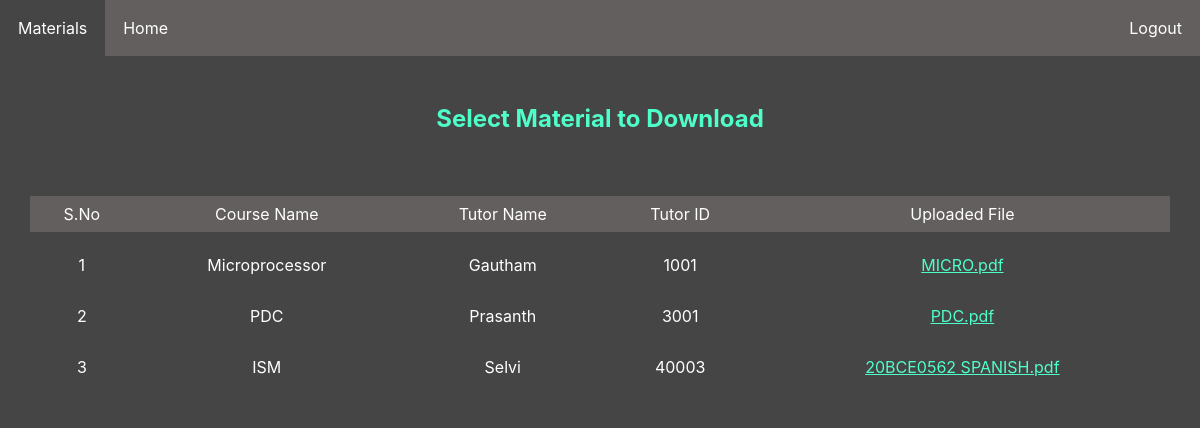
/student/materials.php, run on the app's committed database.
### tables this page shows
CREATE TABLE `materials` (
  `coursename` varchar(30) NOT NULL,
  `tutorname` varchar(30) NOT NULL,
  `filename` varchar(60) NOT NULL,
  `tutorid` int(10) NOT NULL
);

### student/materials.php (the view, shortened to what this page needs)
<!DOCTYPE html>
<html lang="en">
<head>
    <link rel="stylesheet" href="material.css">
</head>
<body>
<ul>
      <li><a class="active" href="#">Materials</a></li>
      <li><a href="home.php">Home</a></li>
      <li style="float:right; "><a href="logout.php" class="logout">Logout</a></li>
    </ul>
    <div class="section">
        <h1>Select Material to Download</h1>
    </div>
    <?php
    $host = "localhost";
    $user = "root";
    $password = '';
    $db_name = "TutorSpot";
    $con = mysqli_connect($host, $user, $password, $db_name);
        $sql = "select * from materials";
        $result = mysqli_query($con, $sql);
        $i=1;
  echo "<div class='div1'>";
  echo "<table>";
  echo "<tr id='header'>";
  echo "<td>S.No</td>";
  echo "<td> Course Name</td>";
  echo "<td> Tutor Name</td>";
  echo "<td> Tutor ID</td>";
  echo "<td> Uploaded File</td>";
  echo "</tr>";
while($row = mysqli_fetch_array($result)){
    echo "<tr>";
    echo "<td>".$i++."</td>";
    echo "<td>".$row['coursename']."</td>";
    echo "<td>".$row['tutorname']."</td>";
    echo "<td>".$row['tutorid']."</td>";
    $temp=$row['filename'];
    $path='../material/'.$temp;
    echo "<td><a class='downlink' download='$path' href='$path'>$temp</a></td>";
    echo "</tr>";
}
  echo "</table>";
  echo "</div>";
    ?>
</body>
</html>

### student/material.css (style rules this page uses)
* { box-sizing: border-box; font-family: -apple-system, BlinkMacSystemFont, "segoe ui", roboto, oxygen, ubuntu, cantarell, "fira sans", "droid sans", "helvetica neue", Arial, sans-serif; font-size: 16px; }
body { background-color: #454545; margin: 0; }
.section { padding: 2em 2em; }
ul { list-style-type: none; margin: 0; padding: 0; overflow: hidden; background-color: #645F5F; color: white; }
li { float: left; }
li a { display: block; color: white; text-align: center; padding: 18px 18px; text-decoration: none; }
.active { background-color: #454545; color: white; }
div { background-color: #454545; }
h1 { color: #4FFFCA; text-align: center; font-size: x-large; }
table { align-content: left; border-collapse: separate; border-spacing: 0 15px; border: none; margin-left: auto; margin-right: auto; width:95%; color:white; }
td { border: none; padding: 8px; text-align: center; }
#header { text-align: center; background-color: #645F5F; }
.downlink { color: #4FFFCA; }

### data on the page
materials: coursename "Microprocessor", tutorname "Gautham", tutorid "1001", filename "MICRO.pdf"
materials: coursename "PDC", tutorname "Prasanth", tutorid "3001", filename "PDC.pdf"
materials: coursename "ISM", tutorname "Selvi", tutorid "40003", filename "20BCE0562 SPANISH.pdf"
